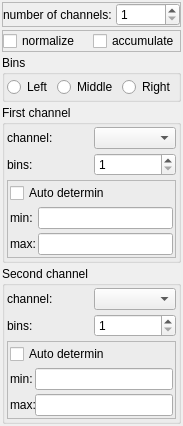
<?xml version="1.0" encoding="UTF-8"?>
<ui version="4.0">
 <class>HistogramWidget</class>
 <widget class="QWidget" name="HistogramWidget">
  <property name="geometry">
   <rect>
    <x>0</x>
    <y>0</y>
    <width>177</width>
    <height>362</height>
   </rect>
  </property>
  <property name="windowTitle">
   <string>Form</string>
  </property>
  <layout class="QVBoxLayout" name="verticalLayout">
   <property name="spacing">
    <number>3</number>
   </property>
   <property name="leftMargin">
    <number>2</number>
   </property>
   <property name="topMargin">
    <number>2</number>
   </property>
   <property name="rightMargin">
    <number>2</number>
   </property>
   <property name="bottomMargin">
    <number>2</number>
   </property>
   <item>
    <widget class="QFrame" name="frame">
     <property name="frameShape">
      <enum>QFrame::StyledPanel</enum>
     </property>
     <property name="frameShadow">
      <enum>QFrame::Raised</enum>
     </property>
     <layout class="QHBoxLayout" name="horizontalLayout">
      <property name="spacing">
       <number>4</number>
      </property>
      <property name="leftMargin">
       <number>0</number>
      </property>
      <property name="topMargin">
       <number>0</number>
      </property>
      <property name="rightMargin">
       <number>0</number>
      </property>
      <property name="bottomMargin">
       <number>0</number>
      </property>
      <item>
       <widget class="QLabel" name="label">
        <property name="text">
         <string>number of channels:</string>
        </property>
       </widget>
      </item>
      <item>
       <widget class="QSpinBox" name="spinBoxChannels">
        <property name="minimum">
         <number>1</number>
        </property>
        <property name="maximum">
         <number>2</number>
        </property>
       </widget>
      </item>
     </layout>
    </widget>
   </item>
   <item>
    <widget class="QFrame" name="frame_2">
     <property name="frameShape">
      <enum>QFrame::StyledPanel</enum>
     </property>
     <property name="frameShadow">
      <enum>QFrame::Raised</enum>
     </property>
     <layout class="QHBoxLayout" name="horizontalLayout_2">
      <property name="spacing">
       <number>4</number>
      </property>
      <property name="leftMargin">
       <number>0</number>
      </property>
      <property name="topMargin">
       <number>0</number>
      </property>
      <property name="rightMargin">
       <number>0</number>
      </property>
      <property name="bottomMargin">
       <number>0</number>
      </property>
      <item>
       <widget class="QCheckBox" name="checkBoxNorm">
        <property name="text">
         <string>normalize</string>
        </property>
       </widget>
      </item>
      <item>
       <widget class="QCheckBox" name="checkBoxAccumu">
        <property name="text">
         <string>accumulate</string>
        </property>
       </widget>
      </item>
     </layout>
    </widget>
   </item>
   <item>
    <widget class="QGroupBox" name="groupBox">
     <property name="title">
      <string>Bins</string>
     </property>
     <layout class="QHBoxLayout" name="horizontalLayout_3">
      <property name="spacing">
       <number>4</number>
      </property>
      <property name="leftMargin">
       <number>2</number>
      </property>
      <property name="topMargin">
       <number>2</number>
      </property>
      <property name="rightMargin">
       <number>2</number>
      </property>
      <property name="bottomMargin">
       <number>2</number>
      </property>
      <item>
       <widget class="QRadioButton" name="radioButtonLeft">
        <property name="text">
         <string>Left</string>
        </property>
       </widget>
      </item>
      <item>
       <widget class="QRadioButton" name="radioButtonMiddle">
        <property name="text">
         <string>Middle</string>
        </property>
       </widget>
      </item>
      <item>
       <widget class="QRadioButton" name="radioButtonRight">
        <property name="text">
         <string>Right</string>
        </property>
       </widget>
      </item>
     </layout>
    </widget>
   </item>
   <item>
    <widget class="QGroupBox" name="groupBox_1">
     <property name="title">
      <string>First channel</string>
     </property>
     <layout class="QGridLayout" name="gridLayout">
      <property name="leftMargin">
       <number>2</number>
      </property>
      <property name="topMargin">
       <number>2</number>
      </property>
      <property name="rightMargin">
       <number>2</number>
      </property>
      <property name="bottomMargin">
       <number>2</number>
      </property>
      <property name="spacing">
       <number>4</number>
      </property>
      <item row="4" column="0" colspan="2">
       <widget class="QFrame" name="frame_3">
        <property name="minimumSize">
         <size>
          <width>0</width>
          <height>0</height>
         </size>
        </property>
        <property name="frameShape">
         <enum>QFrame::StyledPanel</enum>
        </property>
        <property name="frameShadow">
         <enum>QFrame::Raised</enum>
        </property>
        <layout class="QGridLayout" name="gridLayout_3">
         <property name="leftMargin">
          <number>2</number>
         </property>
         <property name="topMargin">
          <number>2</number>
         </property>
         <property name="rightMargin">
          <number>2</number>
         </property>
         <property name="bottomMargin">
          <number>2</number>
         </property>
         <property name="horizontalSpacing">
          <number>2</number>
         </property>
         <property name="verticalSpacing">
          <number>4</number>
         </property>
         <item row="2" column="1">
          <widget class="QLineEdit" name="lineEditMax1"/>
         </item>
         <item row="1" column="0">
          <widget class="QLabel" name="label_3">
           <property name="text">
            <string>min:</string>
           </property>
          </widget>
         </item>
         <item row="1" column="1">
          <widget class="QLineEdit" name="lineEditMin1"/>
         </item>
         <item row="2" column="0">
          <widget class="QLabel" name="label_4">
           <property name="text">
            <string>max:</string>
           </property>
          </widget>
         </item>
         <item row="0" column="0" colspan="2">
          <widget class="QCheckBox" name="checkBoxAuto1">
           <property name="text">
            <string>Auto determin</string>
           </property>
          </widget>
         </item>
        </layout>
       </widget>
      </item>
      <item row="1" column="0">
       <widget class="QLabel" name="label_2">
        <property name="text">
         <string>bins:</string>
        </property>
       </widget>
      </item>
      <item row="1" column="1">
       <widget class="QSpinBox" name="spinBoxBins1">
        <property name="minimum">
         <number>1</number>
        </property>
        <property name="maximum">
         <number>10000</number>
        </property>
       </widget>
      </item>
      <item row="0" column="0">
       <widget class="QLabel" name="label_8">
        <property name="text">
         <string>channel:</string>
        </property>
       </widget>
      </item>
      <item row="0" column="1">
       <widget class="QComboBox" name="comboBoxChannel1"/>
      </item>
     </layout>
     <zorder>frame_3</zorder>
     <zorder>spinBoxBins1</zorder>
     <zorder>label_2</zorder>
     <zorder>label_8</zorder>
     <zorder>comboBoxChannel1</zorder>
    </widget>
   </item>
   <item>
    <widget class="QGroupBox" name="groupBox_2">
     <property name="title">
      <string>Second channel</string>
     </property>
     <layout class="QGridLayout" name="gridLayout_2">
      <property name="leftMargin">
       <number>2</number>
      </property>
      <property name="topMargin">
       <number>2</number>
      </property>
      <property name="rightMargin">
       <number>2</number>
      </property>
      <property name="bottomMargin">
       <number>2</number>
      </property>
      <property name="spacing">
       <number>4</number>
      </property>
      <item row="1" column="0">
       <widget class="QLabel" name="label_5">
        <property name="text">
         <string>bins:</string>
        </property>
       </widget>
      </item>
      <item row="1" column="1">
       <widget class="QSpinBox" name="spinBoxBins2">
        <property name="minimum">
         <number>1</number>
        </property>
        <property name="maximum">
         <number>10000</number>
        </property>
       </widget>
      </item>
      <item row="0" column="1">
       <widget class="QComboBox" name="comboBoxChannel2"/>
      </item>
      <item row="0" column="0">
       <widget class="QLabel" name="label_9">
        <property name="text">
         <string>channel:</string>
        </property>
       </widget>
      </item>
      <item row="2" column="0" colspan="2">
       <widget class="QFrame" name="frame_4">
        <property name="minimumSize">
         <size>
          <width>0</width>
          <height>0</height>
         </size>
        </property>
        <property name="frameShape">
         <enum>QFrame::StyledPanel</enum>
        </property>
        <property name="frameShadow">
         <enum>QFrame::Raised</enum>
        </property>
        <layout class="QGridLayout" name="gridLayout_4">
         <property name="leftMargin">
          <number>2</number>
         </property>
         <property name="topMargin">
          <number>2</number>
         </property>
         <property name="rightMargin">
          <number>2</number>
         </property>
         <property name="bottomMargin">
          <number>2</number>
         </property>
         <property name="horizontalSpacing">
          <number>2</number>
         </property>
         <property name="verticalSpacing">
          <number>4</number>
         </property>
         <item row="1" column="1">
          <widget class="QLineEdit" name="lineEditMin2"/>
         </item>
         <item row="1" column="0">
          <widget class="QLabel" name="label_6">
           <property name="text">
            <string>min:</string>
           </property>
          </widget>
         </item>
         <item row="3" column="1">
          <widget class="QLineEdit" name="lineEditMax2"/>
         </item>
         <item row="2" column="0" rowspan="2" colspan="2">
          <widget class="QLabel" name="label_7">
           <property name="text">
            <string>max:</string>
           </property>
          </widget>
         </item>
         <item row="0" column="0" colspan="2">
          <widget class="QCheckBox" name="checkBoxAuto2">
           <property name="text">
            <string>Auto determin</string>
           </property>
          </widget>
         </item>
        </layout>
       </widget>
      </item>
     </layout>
     <zorder>frame_4</zorder>
     <zorder>label_5</zorder>
     <zorder>spinBoxBins2</zorder>
     <zorder>label_9</zorder>
     <zorder>comboBoxChannel2</zorder>
    </widget>
   </item>
  </layout>
 </widget>
 <resources/>
 <connections/>
</ui>
